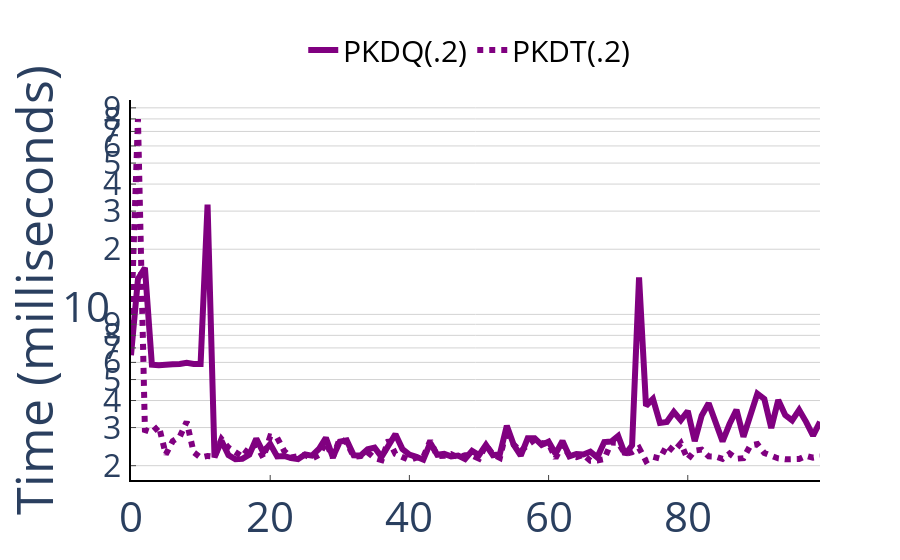

Write notebook code for a chart like this one.
### Code cell
per_query('Uniform8', ['ProgressiveIndexQueryLimit', 'ProgressiveIndexTimeLimit'], 100)
